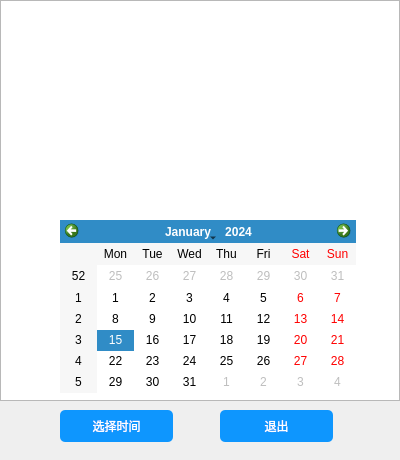
<?xml version="1.0" encoding="UTF-8"?>
<ui version="4.0">
 <class>chat_record</class>
 <widget class="QDialog" name="chat_record">
  <property name="geometry">
   <rect>
    <x>0</x>
    <y>0</y>
    <width>400</width>
    <height>460</height>
   </rect>
  </property>
  <property name="windowTitle">
   <string>Dialog</string>
  </property>
  <widget class="QListWidget" name="chat_record_list">
   <property name="geometry">
    <rect>
     <x>0</x>
     <y>0</y>
     <width>400</width>
     <height>401</height>
    </rect>
   </property>
   <property name="layoutDirection">
    <enum>Qt::LeftToRight</enum>
   </property>
   <property name="autoFillBackground">
    <bool>false</bool>
   </property>
  </widget>
  <widget class="QCalendarWidget" name="calendarWidget">
   <property name="geometry">
    <rect>
     <x>60</x>
     <y>220</y>
     <width>296</width>
     <height>173</height>
    </rect>
   </property>
  </widget>
  <widget class="QPushButton" name="quit">
   <property name="geometry">
    <rect>
     <x>220</x>
     <y>410</y>
     <width>113</width>
     <height>32</height>
    </rect>
   </property>
   <property name="styleSheet">
    <string notr="true">QPushButton#quit
{
    color:white;
    background-color:rgb(14 , 150 , 254);
    border-radius:5px;
}

QPushButton#quit:hover
{
    color:white;
    background-color:rgb(44 , 137 , 255);
}

QPushButton#quit:pressed
{
    color:white;
    background-color:rgb(14 , 135 , 228);
    padding-left:3px;
    padding-top:3px;
}

</string>
   </property>
   <property name="text">
    <string>退出</string>
   </property>
  </widget>
  <widget class="QPushButton" name="select_time">
   <property name="geometry">
    <rect>
     <x>60</x>
     <y>410</y>
     <width>113</width>
     <height>32</height>
    </rect>
   </property>
   <property name="styleSheet">
    <string notr="true">QPushButton#select_time
{
    color:white;
    background-color:rgb(14 , 150 , 254);
    border-radius:5px;
}

QPushButton#select_time:hover
{
    color:white;
    background-color:rgb(44 , 137 , 255);
}

QPushButton#select_time:pressed
{
    color:white;
    background-color:rgb(14 , 135 , 228);
    padding-left:3px;
    padding-top:3px;
}

</string>
   </property>
   <property name="text">
    <string>选择时间</string>
   </property>
  </widget>
 </widget>
 <resources/>
 <connections/>
</ui>
